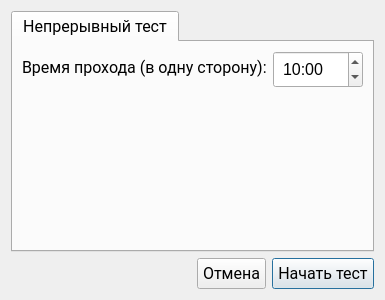
<?xml version="1.0" encoding="UTF-8"?>
<ui version="4.0">
 <class>MainTestSettings</class>
 <widget class="QDialog" name="MainTestSettings">
  <property name="geometry">
   <rect>
    <x>0</x>
    <y>0</y>
    <width>385</width>
    <height>300</height>
   </rect>
  </property>
  <property name="font">
   <font>
    <family>Roboto</family>
    <pointsize>12</pointsize>
   </font>
  </property>
  <property name="windowTitle">
   <string>Параметры тестирования</string>
  </property>
  <layout class="QVBoxLayout" name="verticalLayout_2">
   <item>
    <widget class="QTabWidget" name="tabWidget">
     <property name="font">
      <font>
       <family>Segoe UI</family>
       <pointsize>12</pointsize>
      </font>
     </property>
     <property name="currentIndex">
      <number>0</number>
     </property>
     <widget class="QWidget" name="tab">
      <attribute name="title">
       <string>Непрерывный тест</string>
      </attribute>
      <layout class="QVBoxLayout" name="verticalLayout">
       <item>
        <layout class="QFormLayout" name="formLayout_2">
         <item row="0" column="0">
          <widget class="QLabel" name="label">
           <property name="font">
            <font>
             <family>Segoe UI</family>
             <pointsize>12</pointsize>
            </font>
           </property>
           <property name="text">
            <string>Время прохода (в одну сторону):</string>
           </property>
          </widget>
         </item>
         <item row="0" column="1">
          <widget class="QTimeEdit" name="timeEdit">
           <property name="font">
            <font>
             <family>Segoe UI</family>
             <pointsize>12</pointsize>
            </font>
           </property>
           <property name="styleSheet">
            <string notr="true">padding: 5px 5px;</string>
           </property>
           <property name="minimumDateTime">
            <datetime>
             <hour>0</hour>
             <minute>1</minute>
             <second>0</second>
             <year>2000</year>
             <month>1</month>
             <day>1</day>
            </datetime>
           </property>
           <property name="maximumTime">
            <time>
             <hour>0</hour>
             <minute>15</minute>
             <second>0</second>
            </time>
           </property>
           <property name="minimumTime">
            <time>
             <hour>0</hour>
             <minute>1</minute>
             <second>0</second>
            </time>
           </property>
           <property name="displayFormat">
            <string>mm:ss</string>
           </property>
           <property name="time">
            <time>
             <hour>0</hour>
             <minute>10</minute>
             <second>0</second>
            </time>
           </property>
          </widget>
         </item>
         <item row="1" column="0">
          <spacer name="verticalSpacer">
           <property name="orientation">
            <enum>Qt::Orientation::Vertical</enum>
           </property>
           <property name="sizeHint" stdset="0">
            <size>
             <width>20</width>
             <height>40</height>
            </size>
           </property>
          </spacer>
         </item>
        </layout>
       </item>
      </layout>
     </widget>
    </widget>
   </item>
   <item>
    <layout class="QHBoxLayout" name="horizontalLayout_2">
     <item>
      <spacer name="horizontalSpacer">
       <property name="orientation">
        <enum>Qt::Orientation::Horizontal</enum>
       </property>
       <property name="sizeHint" stdset="0">
        <size>
         <width>40</width>
         <height>20</height>
        </size>
       </property>
      </spacer>
     </item>
     <item>
      <widget class="QPushButton" name="pushButton_cancel">
       <property name="font">
        <font>
         <family>Segoe UI</family>
         <pointsize>12</pointsize>
        </font>
       </property>
       <property name="styleSheet">
        <string notr="true">padding: 5px 5px;</string>
       </property>
       <property name="text">
        <string>Отмена</string>
       </property>
       <property name="flat">
        <bool>false</bool>
       </property>
      </widget>
     </item>
     <item>
      <widget class="QPushButton" name="pushButton_start">
       <property name="font">
        <font>
         <family>Segoe UI</family>
         <pointsize>12</pointsize>
        </font>
       </property>
       <property name="styleSheet">
        <string notr="true">padding: 5px 5px;</string>
       </property>
       <property name="text">
        <string>Начать тест</string>
       </property>
       <property name="default">
        <bool>true</bool>
       </property>
      </widget>
     </item>
    </layout>
   </item>
  </layout>
 </widget>
 <tabstops>
  <tabstop>tabWidget</tabstop>
  <tabstop>timeEdit</tabstop>
  <tabstop>pushButton_cancel</tabstop>
  <tabstop>pushButton_start</tabstop>
 </tabstops>
 <resources/>
 <connections>
  <connection>
   <sender>pushButton_start</sender>
   <signal>clicked()</signal>
   <receiver>MainTestSettings</receiver>
   <slot>accept()</slot>
   <hints>
    <hint type="sourcelabel">
     <x>374</x>
     <y>289</y>
    </hint>
    <hint type="destinationlabel">
     <x>194</x>
     <y>266</y>
    </hint>
   </hints>
  </connection>
  <connection>
   <sender>pushButton_cancel</sender>
   <signal>clicked()</signal>
   <receiver>MainTestSettings</receiver>
   <slot>reject()</slot>
   <hints>
    <hint type="sourcelabel">
     <x>267</x>
     <y>281</y>
    </hint>
    <hint type="destinationlabel">
     <x>90</x>
     <y>271</y>
    </hint>
   </hints>
  </connection>
 </connections>
</ui>
